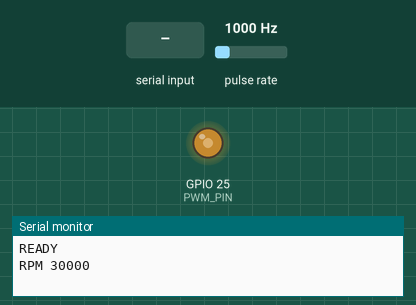
Recording of a sketch running on a simulated ESP32. Shown: output pins drawn as LEDs (lit = HIGH), the last lines printed to the serial monitor. Wiring (inferred from the names in the program): pulse sensor: data GPIO 26. The test bench sets the inputs (shaded band); at power-on: pulse rate 1000 Hz.

Above: at 1.2 s.
1.3 s: "S90\n" received over Serial
At 1.6 s:
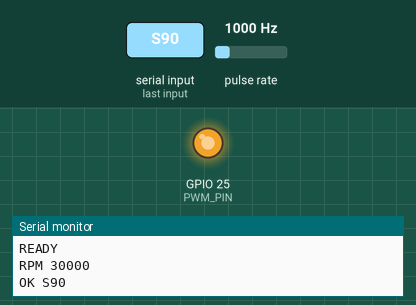
2.8 s: "S,45\n" received over Serial
At 4.0 s:
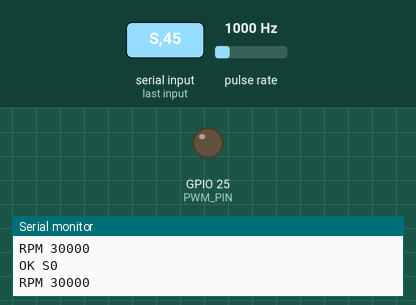
Timing chart, 0 to 34.3 s (numbered marks = the images above; inputs shaded):
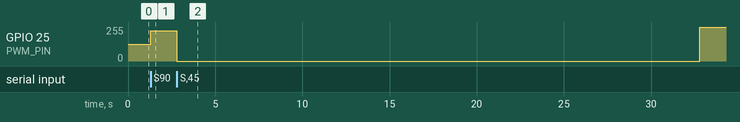

The sketch:

esp32_fan_control.ino
```cpp
// (licence header left out)
#include <Arduino.h>

// --- Pin ---
const int PWM_PIN   = 25;   // filo blu  (PWM control)
const int TACHO_PIN = 26;   // filo verde (RPM)

// --- PWM ---
const int PWM_FREQ    = 25000;  // 25 kHz, standard ventole 4-pin
const int PWM_RES     = 8;      // risoluzione 8 bit -> 0..255
const int PWM_CHANNEL = 0;      // usato solo dal core 2.x

// --- Tacho ---
const int PULSES_PER_REV = 2;   // la maggior parte delle ventole: 2 impulsi/giro
volatile unsigned long pulseCount = 0;
unsigned long lastRpmCalc = 0;
int currentRpm = 0;

// --- Failsafe ---
const unsigned long WATCHDOG_MS = 30000; // se nessun comando entro 30s -> 100%
unsigned long lastCmdTime = 0;

void IRAM_ATTR onTachoPulse() {
  pulseCount++;
}

// Wrapper per gestire le due API diverse (core 2.x vs 3.x)
void pwmSetup() {
#if ESP_ARDUINO_VERSION_MAJOR >= 3
  ledcAttach(PWM_PIN, PWM_FREQ, PWM_RES);
#else
  ledcSetup(PWM_CHANNEL, PWM_FREQ, PWM_RES);
  ledcAttachPin(PWM_PIN, PWM_CHANNEL);
#endif
}

void pwmWriteDuty(int duty) {  // duty 0..255
#if ESP_ARDUINO_VERSION_MAJOR >= 3
  ledcWrite(PWM_PIN, duty);
#else
  ledcWrite(PWM_CHANNEL, duty);
#endif
}

void setDutyPercent(int pct) {
  pct = constrain(pct, 0, 100);
  int duty = map(pct, 0, 100, 0, 255);
  pwmWriteDuty(duty);
}

void setup() {
  Serial.begin(115200);

  pwmSetup();
  setDutyPercent(50);          // 50% all'avvio finche' non arriva un comando

  pinMode(TACHO_PIN, INPUT_PULLUP);
  attachInterrupt(digitalPinToInterrupt(TACHO_PIN), onTachoPulse, FALLING);

  lastCmdTime = millis();
  Serial.println("READY");
}

void loop() {
  // --- Ricezione comandi ---
  if (Serial.available()) {
    String line = Serial.readStringUntil('\n');
    line.trim();
    if (line.startsWith("S")) {
      int pct = line.substring(1).toInt();
      setDutyPercent(pct);
      lastCmdTime = millis();
      Serial.print("OK S");
      Serial.println(constrain(pct, 0, 100));
    }
  }

  unsigned long now = millis();

  // --- Calcolo RPM ogni secondo ---
  if (now - lastRpmCalc >= 1000) {
    noInterrupts();
    unsigned long pulses = pulseCount;
    pulseCount = 0;
    interrupts();

    currentRpm = (pulses * 60) / PULSES_PER_REV;
    lastRpmCalc = now;

    Serial.print("RPM ");
    Serial.println(currentRpm);
  }

  // --- Failsafe: nessun comando da troppo tempo -> ventola al massimo ---
  if (now - lastCmdTime > WATCHDOG_MS) {
    setDutyPercent(100);
    // non aggiorno lastCmdTime: resta al 100% finche' non torna un comando valido
  }
}
```

Measured:
- after the input at 1.3 s, GPIO 25 (PWM_PIN): 127/255 → 228/255 at once
- after the input at 2.8 s, GPIO 25 (PWM_PIN): 228/255 → 0/255 at once, → 255/255 30.0 s later
